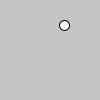
Frame 1 (no input)
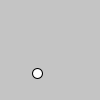
Frame 60 (the mouse pressed at the canvas centre just before this capture)
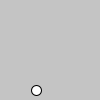
Frame 120 (the mouse held since frame 60 and released just before this capture)

The Processing sketch that drew these frames (run headless with seeded random() and noise(); from frame 60 on, the mouse is pressed at the canvas centre):

// Processing sketch: sketch_170627e
// ── sketch_170627e.pde
//buenas tardes
float x, y;//define posicion horizontal y vertical
float dx, dy;//define velocidad en x e y
////////////////////
void setup(){
  iniciarVariables();
}
void draw(){//brownian motion
  background(196);
  ellipse(x,y,10,10);//dibujamos ellipse en pos x,y, de tamaño 10x10px
  actualizar();
}
void mousePressed(){
  iniciarVariables();
}













//
void iniciarVariables(){//método inicio
  x  = random(width);//valor entre 0 y el ancho
  y  = random(height);//valor entre 0 y el alto
  dx = random(-10, 10);//valor entre -10 y 10
  dy = random(-10, 10);//valor entre -10 y 10
}
void actualizar(){
  x += dx;
  y += dy;
  checarLimitesRebote();  
}
void checarLimitesRebote(){
  if(x<0 || x>width)  dx *= -1;//cambia la direccion
  if(y<0 || y>height) dy *= -1;//cambia la direccion
}
void checarLimitesToroide(){
  //revisar esto para despes
  //evaluemos los limites //continuidad // toroirdal
  if(x<0)      x+= width;
  if(x>width)  x-= width;
  if(y<0)      y+= height;
  if(y>height) y-= height;
}
